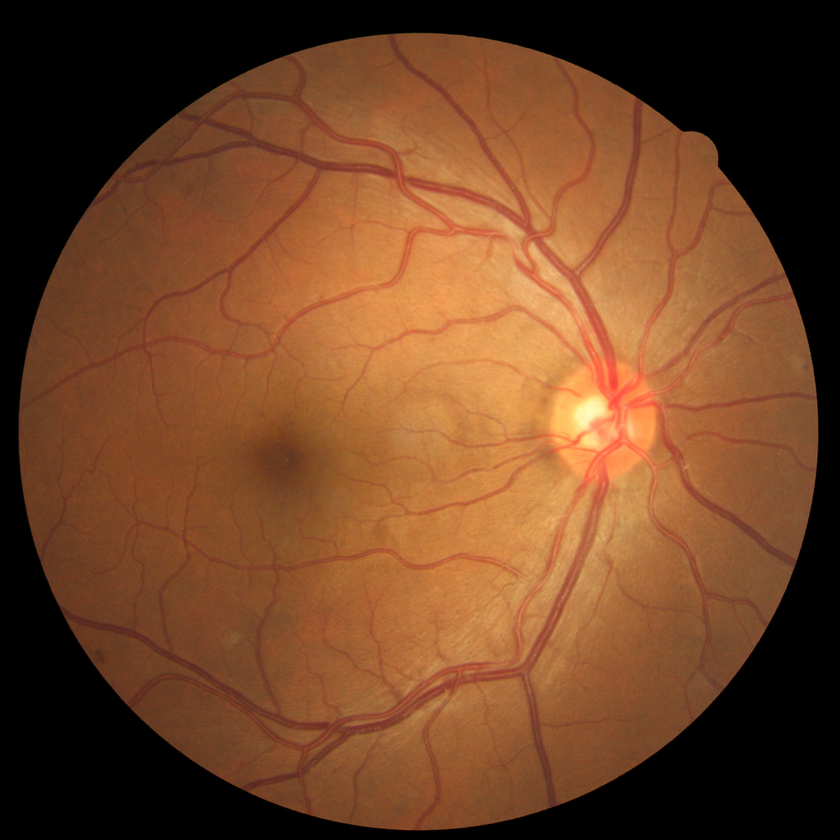
#> input picture exp/eyeQ.png, 840 x 840 px, shrunk from 1000 x 1000 before the run, found by its file name
$ python prism_test.py
#> lines starting #> are read from the running program, lines starting #| are printed output that depends on the picture; long printed decimals are rounded
# -*- coding: utf-8 -*-
"""
Created on Sun Sep  8 20:55:36 2024

@author: MaxGr
"""

import cv2

def pixel_rgb_and_stats(image_path):
    """
    Displays RGB value of a selected pixel and calculates mean and std for each channel.

    Args:
        image_path (str): Path to the image file.
    """
#> called with image_path = './dendrite_sample/eyeQ.png'

    img = cv2.imread(image_path)
#> img is the input picture: shape (840, 840, 3); mean B, G, R 38.2, 68.1, 112.7

    def mouse_callback(event, x, y, flags, param):
        if event == cv2.EVENT_LBUTTONDOWN:
            # Get RGB value at clicked pixel
            b, g, r = img[y, x]
            print(f"RGB at ({x}, {y}): [{r}, {g}, {b}]")

    cv2.namedWindow('Image')
    cv2.setMouseCallback('Image', mouse_callback)

    while True:
        cv2.imshow('Image', img)
        if cv2.waitKey(1) & 0xFF == ord('q'):  # Press 'q' to quit
#> (key q is pressed here)
            break

    # Calculate mean and std for each channel
    b, g, r = cv2.split(img)
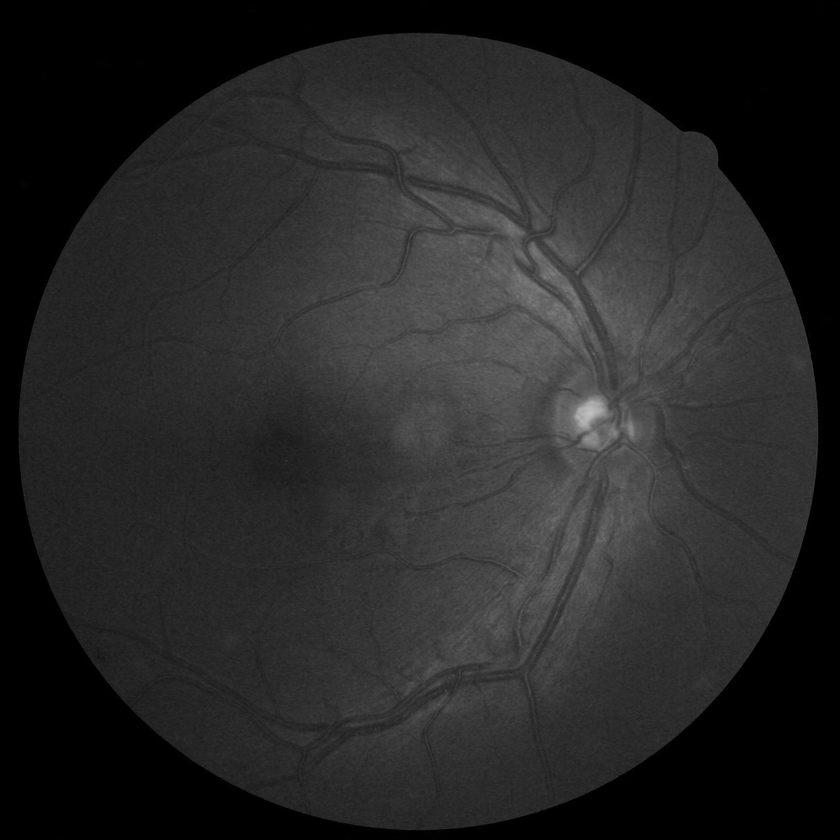
#> b: shape (840, 840); min 0, max 196, mean 38.2
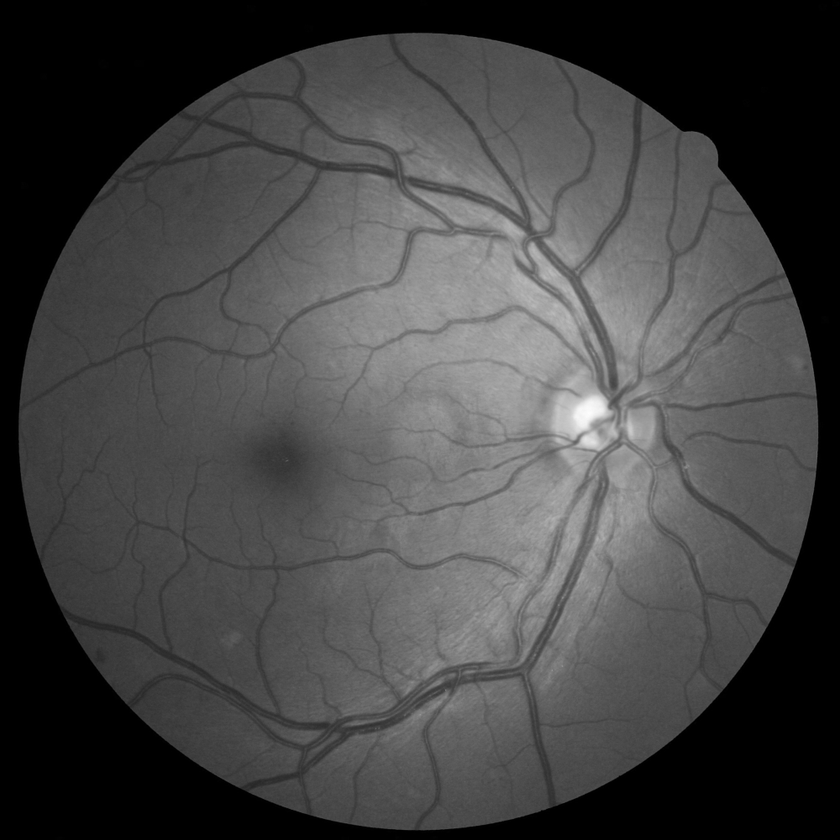
#> g: shape (840, 840); min 0, max 253, mean 68.1
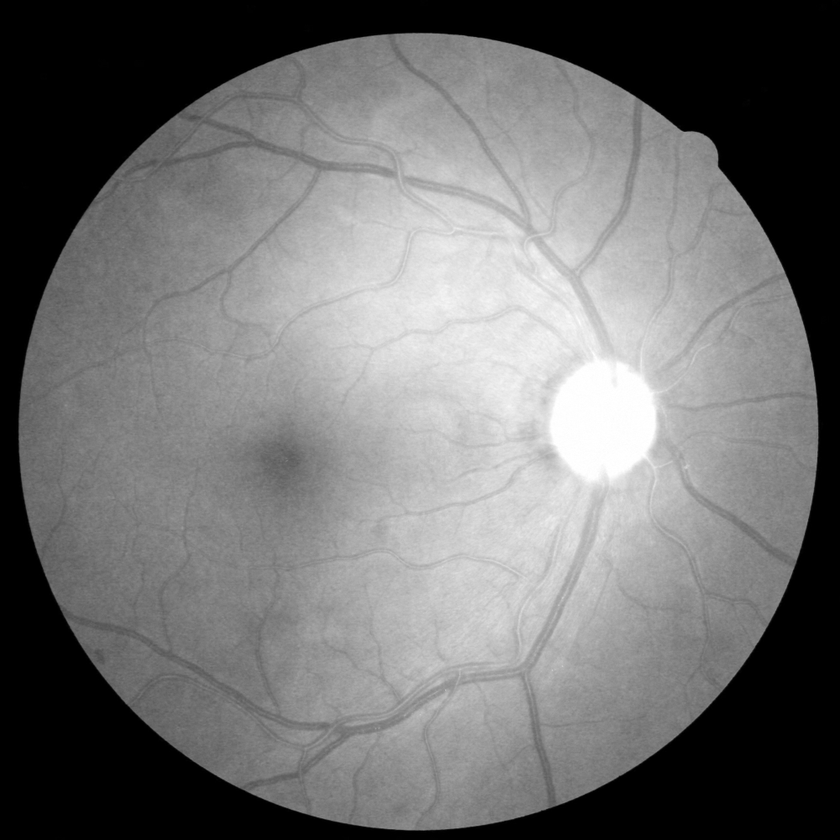
#> r: shape (840, 840); min 0, max 255, mean 112.7
    stats = {
        'r': [r.mean(),r.std(),],
        'g': [g.mean(),g.std(),],
        'b': [b.mean(),b.std(),],
        }
#> stats = {'r': [112.7, 78.64], 'g': [68.11, 49.87], 'b': [38.24, 28.09]}

    print("\nChannel Statistics:")
    print(stats)
#| {'r': [112.671, 78.638], 'g': [68.109, 49.872], 'b': [38.242, 28.093]}

    cv2.destroyAllWindows()

# Example usage
path = './dendrite_sample/'
image_path = path + 'eyeQ.png'  # Replace with your image path
pixel_rgb_and_stats(image_path)
